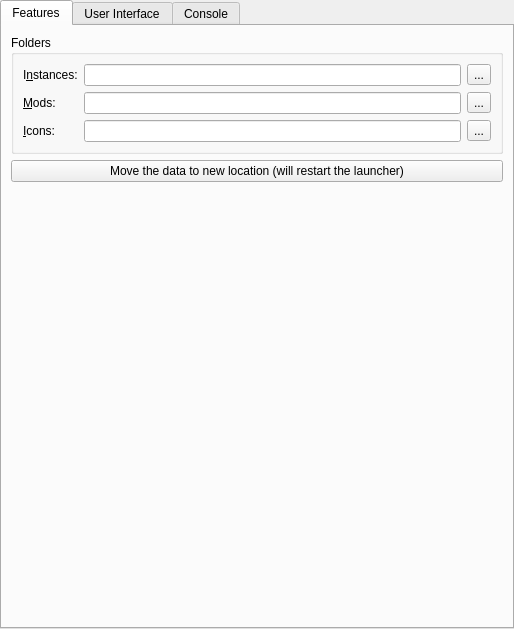
<?xml version="1.0" encoding="UTF-8"?>
<ui version="4.0">
 <class>LauncherPage</class>
 <widget class="QWidget" name="LauncherPage">
  <property name="geometry">
   <rect>
    <x>0</x>
    <y>0</y>
    <width>514</width>
    <height>629</height>
   </rect>
  </property>
  <property name="sizePolicy">
   <sizepolicy hsizetype="MinimumExpanding" vsizetype="MinimumExpanding">
    <horstretch>0</horstretch>
    <verstretch>0</verstretch>
   </sizepolicy>
  </property>
  <layout class="QVBoxLayout" name="mainLayout">
   <property name="leftMargin">
    <number>0</number>
   </property>
   <property name="topMargin">
    <number>0</number>
   </property>
   <property name="rightMargin">
    <number>0</number>
   </property>
   <property name="bottomMargin">
    <number>0</number>
   </property>
   <item>
    <widget class="QTabWidget" name="tabWidget">
     <property name="toolTip">
      <string notr="true"/>
     </property>
     <property name="tabShape">
      <enum>QTabWidget::Rounded</enum>
     </property>
     <property name="currentIndex">
      <number>0</number>
     </property>
     <widget class="QWidget" name="featuresTab">
      <attribute name="title">
       <string>Features</string>
      </attribute>
      <layout class="QVBoxLayout" name="verticalLayout_9">
       <item>
        <widget class="QGroupBox" name="foldersBox">
         <property name="title">
          <string>Folders</string>
         </property>
         <layout class="QGridLayout" name="foldersBoxLayout">
          <item row="0" column="0">
           <widget class="QLabel" name="labelInstDir">
            <property name="text">
             <string>I&amp;nstances:</string>
            </property>
            <property name="buddy">
             <cstring>instDirTextBox</cstring>
            </property>
           </widget>
          </item>
          <item row="0" column="1">
           <widget class="QLineEdit" name="instDirTextBox"/>
          </item>
          <item row="0" column="2">
           <widget class="QToolButton" name="instDirBrowseBtn">
            <property name="text">
             <string notr="true">...</string>
            </property>
           </widget>
          </item>
          <item row="1" column="0">
           <widget class="QLabel" name="labelModsDir">
            <property name="text">
             <string>&amp;Mods:</string>
            </property>
            <property name="buddy">
             <cstring>modsDirTextBox</cstring>
            </property>
           </widget>
          </item>
          <item row="1" column="1">
           <widget class="QLineEdit" name="modsDirTextBox"/>
          </item>
          <item row="1" column="2">
           <widget class="QToolButton" name="modsDirBrowseBtn">
            <property name="text">
             <string notr="true">...</string>
            </property>
           </widget>
          </item>
          <item row="2" column="1">
           <widget class="QLineEdit" name="iconsDirTextBox"/>
          </item>
          <item row="2" column="0">
           <widget class="QLabel" name="labelIconsDir">
            <property name="text">
             <string>&amp;Icons:</string>
            </property>
            <property name="buddy">
             <cstring>iconsDirTextBox</cstring>
            </property>
           </widget>
          </item>
          <item row="2" column="2">
           <widget class="QToolButton" name="iconsDirBrowseBtn">
            <property name="text">
             <string notr="true">...</string>
            </property>
           </widget>
          </item>
         </layout>
        </widget>
       </item>
       <item>
        <widget class="QPushButton" name="migrateDataFolderMacBtn">
         <property name="text">
          <string>Move the data to new location (will restart the launcher)</string>
         </property>
        </widget>
       </item>
       <item>
        <spacer name="verticalSpacer_2">
         <property name="orientation">
          <enum>Qt::Vertical</enum>
         </property>
         <property name="sizeHint" stdset="0">
          <size>
           <width>0</width>
           <height>0</height>
          </size>
         </property>
        </spacer>
       </item>
      </layout>
     </widget>
     <widget class="QWidget" name="generalTab">
      <attribute name="title">
       <string>User Interface</string>
      </attribute>
      <layout class="QVBoxLayout" name="verticalLayout_6">
       <item>
        <widget class="QGroupBox" name="groupBox_3">
         <property name="title">
          <string>Launcher notifications</string>
         </property>
         <layout class="QVBoxLayout" name="verticalLayout_5">
          <item>
           <widget class="QPushButton" name="resetNotificationsBtn">
            <property name="text">
             <string>Reset hidden notifications</string>
            </property>
            <property name="checkable">
             <bool>true</bool>
            </property>
           </widget>
          </item>
         </layout>
        </widget>
       </item>
       <item>
        <widget class="QGroupBox" name="sortingModeBox">
         <property name="enabled">
          <bool>true</bool>
         </property>
         <property name="title">
          <string>Instance view sorting mode</string>
         </property>
         <layout class="QHBoxLayout" name="sortingModeBoxLayout">
          <item>
           <widget class="QRadioButton" name="sortLastLaunchedBtn">
            <property name="text">
             <string>By &amp;last launched</string>
            </property>
            <attribute name="buttonGroup">
             <string notr="true">sortingModeGroup</string>
            </attribute>
           </widget>
          </item>
          <item>
           <widget class="QRadioButton" name="sortByNameBtn">
            <property name="text">
             <string>By &amp;name</string>
            </property>
            <attribute name="buttonGroup">
             <string notr="true">sortingModeGroup</string>
            </attribute>
           </widget>
          </item>
         </layout>
        </widget>
       </item>
       <item>
        <widget class="QGroupBox" name="themeBox">
         <property name="title">
          <string>Theme</string>
         </property>
         <layout class="QFormLayout" name="formLayout">
          <item row="0" column="0">
           <widget class="QLabel" name="label_3">
            <property name="text">
             <string>&amp;Icons</string>
            </property>
            <property name="buddy">
             <cstring>themeComboBox</cstring>
            </property>
           </widget>
          </item>
          <item row="0" column="1">
           <widget class="QComboBox" name="themeComboBox">
            <property name="sizePolicy">
             <sizepolicy hsizetype="Expanding" vsizetype="Fixed">
              <horstretch>0</horstretch>
              <verstretch>0</verstretch>
             </sizepolicy>
            </property>
            <property name="focusPolicy">
             <enum>Qt::StrongFocus</enum>
            </property>
            <item>
             <property name="text">
              <string>Simple (Dark Icons)</string>
             </property>
            </item>
            <item>
             <property name="text">
              <string>Simple (Light Icons)</string>
             </property>
            </item>
            <item>
             <property name="text">
              <string>Simple (Blue Icons)</string>
             </property>
            </item>
            <item>
             <property name="text">
              <string>Simple (Colored Icons)</string>
             </property>
            </item>
            <item>
             <property name="text">
              <string notr="true">OSX</string>
             </property>
            </item>
            <item>
             <property name="text">
              <string notr="true">iOS</string>
             </property>
            </item>
            <item>
             <property name="text">
              <string notr="true">Flat</string>
             </property>
            </item>
            <item>
             <property name="text">
              <string>Custom</string>
             </property>
            </item>
            <item>
             <property name="text">
              <string>MultiMC</string>
             </property>
            </item>
           </widget>
          </item>
          <item row="1" column="1">
           <widget class="QComboBox" name="themeComboBoxColors">
            <property name="sizePolicy">
             <sizepolicy hsizetype="Expanding" vsizetype="Fixed">
              <horstretch>0</horstretch>
              <verstretch>0</verstretch>
             </sizepolicy>
            </property>
            <property name="focusPolicy">
             <enum>Qt::StrongFocus</enum>
            </property>
           </widget>
          </item>
          <item row="1" column="0">
           <widget class="QLabel" name="label_4">
            <property name="text">
             <string>Colors</string>
            </property>
            <property name="buddy">
             <cstring>themeComboBoxColors</cstring>
            </property>
           </widget>
          </item>
         </layout>
        </widget>
       </item>
       <item>
        <spacer name="generalTabSpacer">
         <property name="orientation">
          <enum>Qt::Vertical</enum>
         </property>
         <property name="sizeHint" stdset="0">
          <size>
           <width>0</width>
           <height>0</height>
          </size>
         </property>
        </spacer>
       </item>
      </layout>
     </widget>
     <widget class="QWidget" name="consoleTab">
      <attribute name="title">
       <string>Console</string>
      </attribute>
      <layout class="QVBoxLayout" name="verticalLayout_2">
       <item>
        <widget class="QGroupBox" name="consoleSettingsBox">
         <property name="title">
          <string>Console Settings</string>
         </property>
         <layout class="QVBoxLayout" name="verticalLayout_3">
          <item>
           <widget class="QCheckBox" name="showConsoleCheck">
            <property name="text">
             <string>Show console while the game is running?</string>
            </property>
           </widget>
          </item>
          <item>
           <widget class="QCheckBox" name="autoCloseConsoleCheck">
            <property name="text">
             <string>Automatically close console when the game quits?</string>
            </property>
           </widget>
          </item>
          <item>
           <widget class="QCheckBox" name="showConsoleErrorCheck">
            <property name="text">
             <string>Show console when the game crashes?</string>
            </property>
           </widget>
          </item>
         </layout>
        </widget>
       </item>
       <item>
        <widget class="QGroupBox" name="groupBox_4">
         <property name="title">
          <string>History limit</string>
         </property>
         <layout class="QGridLayout" name="gridLayout_3">
          <item row="1" column="0">
           <widget class="QCheckBox" name="checkStopLogging">
            <property name="text">
             <string>Stop logging when log overflows</string>
            </property>
           </widget>
          </item>
          <item row="0" column="0">
           <widget class="QSpinBox" name="lineLimitSpinBox">
            <property name="sizePolicy">
             <sizepolicy hsizetype="Expanding" vsizetype="Fixed">
              <horstretch>0</horstretch>
              <verstretch>0</verstretch>
             </sizepolicy>
            </property>
            <property name="suffix">
             <string> lines</string>
            </property>
            <property name="minimum">
             <number>10000</number>
            </property>
            <property name="maximum">
             <number>1000000</number>
            </property>
            <property name="singleStep">
             <number>10000</number>
            </property>
            <property name="value">
             <number>100000</number>
            </property>
           </widget>
          </item>
         </layout>
        </widget>
       </item>
       <item>
        <widget class="QGroupBox" name="themeBox_2">
         <property name="sizePolicy">
          <sizepolicy hsizetype="Preferred" vsizetype="MinimumExpanding">
           <horstretch>0</horstretch>
           <verstretch>0</verstretch>
          </sizepolicy>
         </property>
         <property name="title">
          <string>Console font</string>
         </property>
         <layout class="QGridLayout" name="gridLayout_2">
          <item row="1" column="0" colspan="2">
           <widget class="QTextEdit" name="fontPreview">
            <property name="sizePolicy">
             <sizepolicy hsizetype="Expanding" vsizetype="MinimumExpanding">
              <horstretch>0</horstretch>
              <verstretch>0</verstretch>
             </sizepolicy>
            </property>
            <property name="horizontalScrollBarPolicy">
             <enum>Qt::ScrollBarAlwaysOff</enum>
            </property>
            <property name="undoRedoEnabled">
             <bool>false</bool>
            </property>
            <property name="textInteractionFlags">
             <set>Qt::TextSelectableByKeyboard|Qt::TextSelectableByMouse</set>
            </property>
           </widget>
          </item>
          <item row="0" column="0">
           <widget class="QFontComboBox" name="consoleFont">
            <property name="sizePolicy">
             <sizepolicy hsizetype="Expanding" vsizetype="Fixed">
              <horstretch>0</horstretch>
              <verstretch>0</verstretch>
             </sizepolicy>
            </property>
           </widget>
          </item>
          <item row="0" column="1">
           <widget class="QSpinBox" name="fontSizeBox">
            <property name="minimum">
             <number>5</number>
            </property>
            <property name="maximum">
             <number>16</number>
            </property>
            <property name="value">
             <number>11</number>
            </property>
           </widget>
          </item>
         </layout>
        </widget>
       </item>
      </layout>
     </widget>
    </widget>
   </item>
  </layout>
 </widget>
 <tabstops>
  <tabstop>tabWidget</tabstop>
  <tabstop>instDirTextBox</tabstop>
  <tabstop>instDirBrowseBtn</tabstop>
  <tabstop>modsDirTextBox</tabstop>
  <tabstop>modsDirBrowseBtn</tabstop>
  <tabstop>iconsDirTextBox</tabstop>
  <tabstop>iconsDirBrowseBtn</tabstop>
  <tabstop>resetNotificationsBtn</tabstop>
  <tabstop>sortLastLaunchedBtn</tabstop>
  <tabstop>sortByNameBtn</tabstop>
  <tabstop>themeComboBox</tabstop>
  <tabstop>themeComboBoxColors</tabstop>
  <tabstop>showConsoleCheck</tabstop>
  <tabstop>autoCloseConsoleCheck</tabstop>
  <tabstop>showConsoleErrorCheck</tabstop>
  <tabstop>lineLimitSpinBox</tabstop>
  <tabstop>checkStopLogging</tabstop>
  <tabstop>consoleFont</tabstop>
  <tabstop>fontSizeBox</tabstop>
  <tabstop>fontPreview</tabstop>
 </tabstops>
 <resources/>
 <connections/>
 <buttongroups>
  <buttongroup name="sortingModeGroup"/>
 </buttongroups>
</ui>
